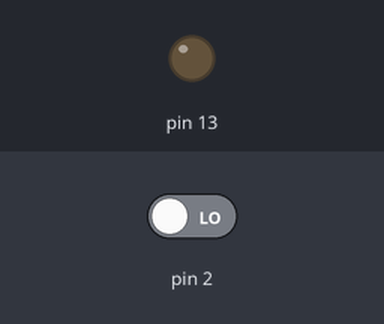
Bench run of a sketch on a simulated Arduino Uno, built with avr-gcc and run on an emulated ATmega328P. On the bench: output pins drawn as LEDs (lit = HIGH). The test bench sets the inputs (shaded band); at power-on: pin 2 LOW.

Above: at 1.2 s.
1.3 s: pin 2 driven HIGH
At 1.7 s:
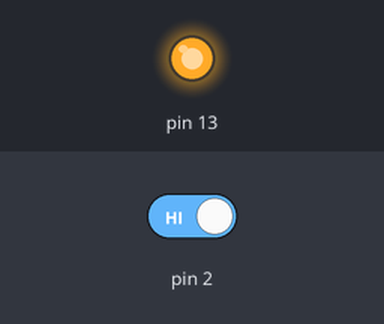
2.8 s: pin 2 driven LOW
At 4.1 s:
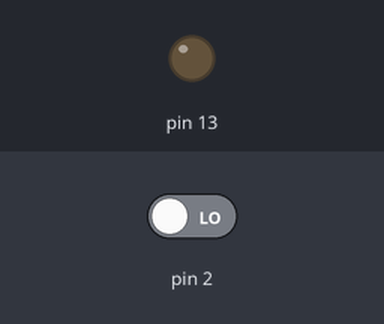
Timing chart, 0 to 5.8 s (numbered marks = the images above; inputs shaded):
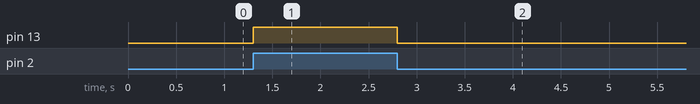

Measured:
- after the input at 1.3 s, pin 13: LOW → HIGH at once
- after the input at 2.8 s, pin 13: HIGH → LOW at once

The sketch:

button_dowm.ino
```cpp
 int buttonState = 0;
void setup() {
  // put your setup code here, to run once:
    pinMode(13,OUTPUT);
    pinMode(2,INPUT);
}

void loop() {
  // put your main code here, to run repeatedly:
    buttonState = digitalRead(2);
    if(buttonState==HIGH)
    {
      digitalWrite(13,1);//点亮LED灯
     }
    else
    {
      digitalWrite(13,LOW);
     }
}
```
